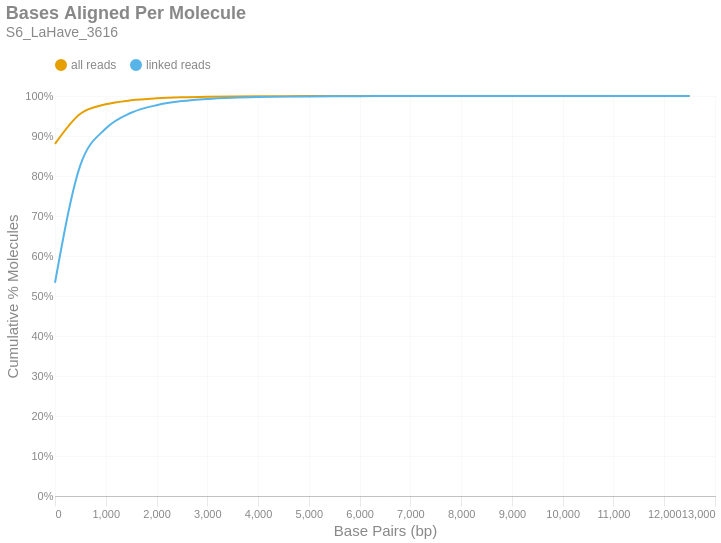

Here is the notebook cell this chart was saved with:
### Markdown cell above
### Bases Aligned Per Molecule
This is a cumulative frequency distribution showing the number of base pairs aligned per unique molecule. These data are shown in 500 bp bins. There are two distributions: one with `all reads` (yellow) and another with only `linked reads` (blue). The percent of molecules in the `linked reads` distribution is relative to the total number of linked molecules.

### Code cell
if SKIPLR:
    print_html(f"Skipped")
else:
    binned_df = consolidated_hist(valids['aligned_bp'], mask, 500, True)
    with SafeRender(binned_df):
        (
            density_plot(binned_df, 'Bases Aligned Per Molecule', samplename, 'basesper')
            .encode(
                x=alt.X('bin:Q', title="Base Pairs (bp)").axis(tickMinStep=500).scale(padding=0),
                y=alt.Y('value:Q', title='Cumulative % Molecules')
                    .axis(format='%')
                    .scale(domain = [0,1])
                    .stack(False),
                color=alt.Color("key:N").scale(domain = ["all reads", "linked reads"]),
                tooltip = [
                    alt.Tooltip("key:N", title = "Data Type"),
                    alt.Tooltip("range_label:N", title="Bases Aligned Per Molecule"),
                    alt.Tooltip("value:Q", format = ".2%", title="% Molecules (Cum.)")
                ]
            )
        ).display()

### Figure 1 — Vega-Lite specification as saved in the notebook (floating-point values rounded to 4 significant figures)
{"width": "container", "height": 400, "config": {"title": {"anchor": "start", "dy": -15, "fontSize": 18, "color": "#888888", "subtitleColor": "#888888", "subtitleFontSize": 14}, "arc": {"fill": "#0072B2"}, "axis": {"domainColor": "#888888", "domainWidth": 0.5, "gridWidth": 0.2, "grid": false, "titleFontWeight": 400, "titleFontSize": 15, "labelFontSize": 11, "labelColor": "#888888", "tickColor": "#888888", "tickWidth": 0.2, "titleColor": "#888888"}, "axisBand": {"grid": false}, "axisX": {"grid": true, "tickSize": 10, "domainCap": "round"}, "axisY": {"domain": false, "grid": true, "tickSize": 0, "domainCap": "round"}, "background": "transparent", "header": {"labelFontSize": 15, "labelColor": "#888888", "titleFontSize": 15, "titleFontWeight": 600, "titleColor": "#888888"}, "legend": {"labelFont": "sans-serif", "labelFontSize": 12, "labelColor": "#888888", "symbolSize": 100, "symbolType": "circle", "titleFontSize": 12, "titlePadding": 10, "titleColor": "#888888", "title": null, "orient": "top"}, "range": {"category": ["#E69F00", "#56B4E9", "#009E73", "#F0E442", "#0072B2", "#D55E00", "#CC79A7", "#000000"], "diverging": ["#cfe8f3", "#a2d4ec", "#73bfe2", "#46abdb", "#1696d2", "#12719e"]}, "area": {"fill": "#0072B2", "fillOpacity": 0.7, "line": true, "strokeOpacity": 0.7}, "line": {"color": "#0072B2", "stroke": "#0072B2", "strokeWidth": 2}, "trail": {"color": "#0072B2", "stroke": "#0072B2", "strokeWidth": 0, "size": 1}, "point": {"filled": true, "fillOpacity": 1.0, "size": 95}, "text": {"color": "#888888", "fontSize": 11, "align": "right", "fontWeight": 400, "size": 11}, "bar": {"fill": "#0072B2", "stroke": null}, "view": {"stroke": null, "continuousWidth": 660, "continuousHeight": 400}}, "data": {"name": "data-2163dcf47a3e4130d6baecedf5ab8b8a"}, "mark": {"type": "line", "interpolate": "monotone", "point": {"opacity": 0, "size": 275}}, "encoding": {"color": {"field": "key", "scale": {"domain": ["all reads", "linked reads"]}, "type": "nominal"}, "tooltip": [{"field": "key", "title": "Data Type", "type": "nominal"}, {"field": "range_label", "title": "Bases Aligned Per Molecule", "type": "nominal"}, {"field": "value", "format": ".2%", "title": "% Molecules (Cum.)", "type": "quantitative"}], "x": {"axis": {"tickMinStep": 500}, "field": "bin", "scale": {"padding": 0}, "title": "Base Pairs (bp)", "type": "quantitative"}, "y": {"axis": {"format": "%"}, "field": "value", "scale": {"domain": [0, 1]}, "stack": false, "title": "Cumulative % Molecules", "type": "quantitative"}}, "params": [{"name": "param_c36ac31b6afebe62", "select": {"type": "point", "fields": ["key"]}, "bind": "legend"}], "title": {"text": "Bases Aligned Per Molecule", "subtitle": "S6_LaHave_3616"}, "transform": [{"fold": ["all reads (cumsum)", "linked reads (cumsum)"]}, {"calculate": "replace(datum.key, ' (cumsum)', '')", "as": "key"}, {"filter": {"param": "param_c36ac31b6afebe62"}}], "usermeta": {"embedOptions": {"downloadFileName": "S6_LaHave_3616.basesper"}}, "$schema": "https://vega.github.io/schema/vega-lite/v6.1.0.json", "datasets": {"data-2163dcf47a3e4130d6baecedf5ab8b8a": [{"bin": "0.0", "interval": "0.0-500.0", "all reads": 0.8802, "linked reads": 0.5331, "all reads (cumsum)": 0.8802, "linked reads (cumsum)": 0.5331, "range_label": "0-499"}, {"bin": "500.0", "interval": "500.0-1000.0", "all reads": 0.07553, "linked reads": 0.2942, "all reads (cumsum)": 0.9558, "linked reads (cumsum)": 0.8273, "range_label": "500-999"}, {"bin": "1000.0", "interval": "1000.0-1500.0", "all reads": 0.02339, "linked reads": 0.09135, "all reads (cumsum)": 0.9792, "linked reads (cumsum)": 0.9186, "range_label": "1000-1499"}, {"bin": "1500.0", "interval": "1500.0-2000.0", "all reads": 0.0101, "linked reads": 0.03945, "all reads (cumsum)": 0.9893, "linked reads (cumsum)": 0.9581, "range_label": "1500-1999"}, {"bin": "2000.0", "interval": "2000.0-2500.0", "all reads": 0.00486, "linked reads": 0.01898, "all reads (cumsum)": 0.9941, "linked reads (cumsum)": 0.9771, "range_label": "2000-2499"}, {"bin": "2500.0", "interval": "2500.0-3000.0", "all reads": 0.002597, "linked reads": 0.01014, "all reads (cumsum)": 0.9967, "linked reads (cumsum)": 0.9872, "range_label": "2500-2999"}, {"bin": "3000.0", "interval": "3000.0-3500.0", "all reads": 0.001388, "linked reads": 0.005419, "all reads (cumsum)": 0.9981, "linked reads (cumsum)": 0.9926, "range_label": "3000-3499"}, {"bin": "3500.0", "interval": "3500.0-4000.0", "all reads": 0.0007679, "linked reads": 0.002999, "all reads (cumsum)": 0.9989, "linked reads (cumsum)": 0.9956, "range_label": "3500-3999"}, {"bin": "4000.0", "interval": "4000.0-4500.0", "all reads": 0.0004507, "linked reads": 0.00176, "all reads (cumsum)": 0.9993, "linked reads (cumsum)": 0.9974, "range_label": "4000-4499"}, {"bin": "4500.0", "interval": "4500.0-5000.0", "all reads": 0.0002691, "linked reads": 0.001051, "all reads (cumsum)": 0.9996, "linked reads (cumsum)": 0.9984, "range_label": "4500-4999"}, {"bin": "5000.0", "interval": "5000.0-5500.0", "all reads": 0.0001564, "linked reads": 0.0006107, "all reads (cumsum)": 0.9998, "linked reads (cumsum)": 0.999, "range_label": "5000-5499"}, {"bin": "5500.0", "interval": "5500.0-6000.0", "all reads": 8.969e-05, "linked reads": 0.0003503, "all reads (cumsum)": 0.9998, "linked reads (cumsum)": 0.9994, "range_label": "5500-5999"}, {"bin": "6000.0", "interval": "6000.0-6500.0", "all reads": 5.601e-05, "linked reads": 0.0002187, "all reads (cumsum)": 0.9999, "linked reads (cumsum)": 0.9996, "range_label": "6000-6499"}, {"bin": "6500.0", "interval": "6500.0-7000.0", "all reads": 3.678e-05, "linked reads": 0.0001436, "all reads (cumsum)": 0.9999, "linked reads (cumsum)": 0.9998, "range_label": "6500-6999"}, {"bin": "7000.0", "interval": "7000.0-7500.0", "all reads": 2.105e-05, "linked reads": 8.222e-05, "all reads (cumsum)": 1.0, "linked reads (cumsum)": 0.9998, "range_label": "7000-7499"}, {"bin": "7500.0", "interval": "7500.0-8000.0", "all reads": 1.333e-05, "linked reads": 5.208e-05, "all reads (cumsum)": 1.0, "linked reads (cumsum)": 0.9999, "range_label": "7500-7999"}, {"bin": "8000.0", "interval": "8000.0-8500.0", "all reads": 9.404e-06, "linked reads": 3.673e-05, "all reads (cumsum)": 1.0, "linked reads (cumsum)": 0.9999, "range_label": "8000-8499"}, {"bin": "8500.0", "interval": "8500.0-9000.0", "all reads": 6.316e-06, "linked reads": 2.467e-05, "all reads (cumsum)": 1.0, "linked reads (cumsum)": 1.0, "range_label": "8500-8999"}, {"bin": "9000.0", "interval": "9000.0-9500.0", "all reads": 3.93e-06, "linked reads": 1.535e-05, "all reads (cumsum)": 1.0, "linked reads (cumsum)": 1.0, "range_label": "9000-9499"}, {"bin": "9500.0", "interval": "9500.0-10000.0", "all reads": 2.807e-06, "linked reads": 1.096e-05, "all reads (cumsum)": 1.0, "linked reads (cumsum)": 1.0, "range_label": "9500-9999"}, {"bin": "10000.0", "interval": "10000.0-10500.0", "all reads": 1.263e-06, "linked reads": 4.933e-06, "all reads (cumsum)": 1.0, "linked reads (cumsum)": 1.0, "range_label": "10000-10499"}, {"bin": "10500.0", "interval": "10500.0-11000.0", "all reads": 1.123e-06, "linked reads": 4.385e-06, "all reads (cumsum)": 1.0, "linked reads (cumsum)": 1.0, "range_label": "10500-10999"}, {"bin": "11000.0", "interval": "11000.0-11500.0", "all reads": 7.018e-07, "linked reads": 2.741e-06, "all reads (cumsum)": 1.0, "linked reads (cumsum)": 1.0, "range_label": "11000-11499"}, {"bin": "11500.0", "interval": "11500.0-12000.0", "all reads": 4.211e-07, "linked reads": 1.644e-06, "all reads (cumsum)": 1.0, "linked reads (cumsum)": 1.0, "range_label": "11500-11999"}, {"bin": "12000.0", "interval": "12000.0-12500.0", "all reads": 4.211e-07, "linked reads": 1.644e-06, "all reads (cumsum)": 1.0, "linked reads (cumsum)": 1.0, "range_label": "12000-12499"}, {"bin": "12500.0", "interval": "12500.0-13000.0", "all reads": 4.211e-07, "linked reads": 1.644e-06, "all reads (cumsum)": 1.0, "linked reads (cumsum)": 1.0, "range_label": "12500-12999"}]}}
